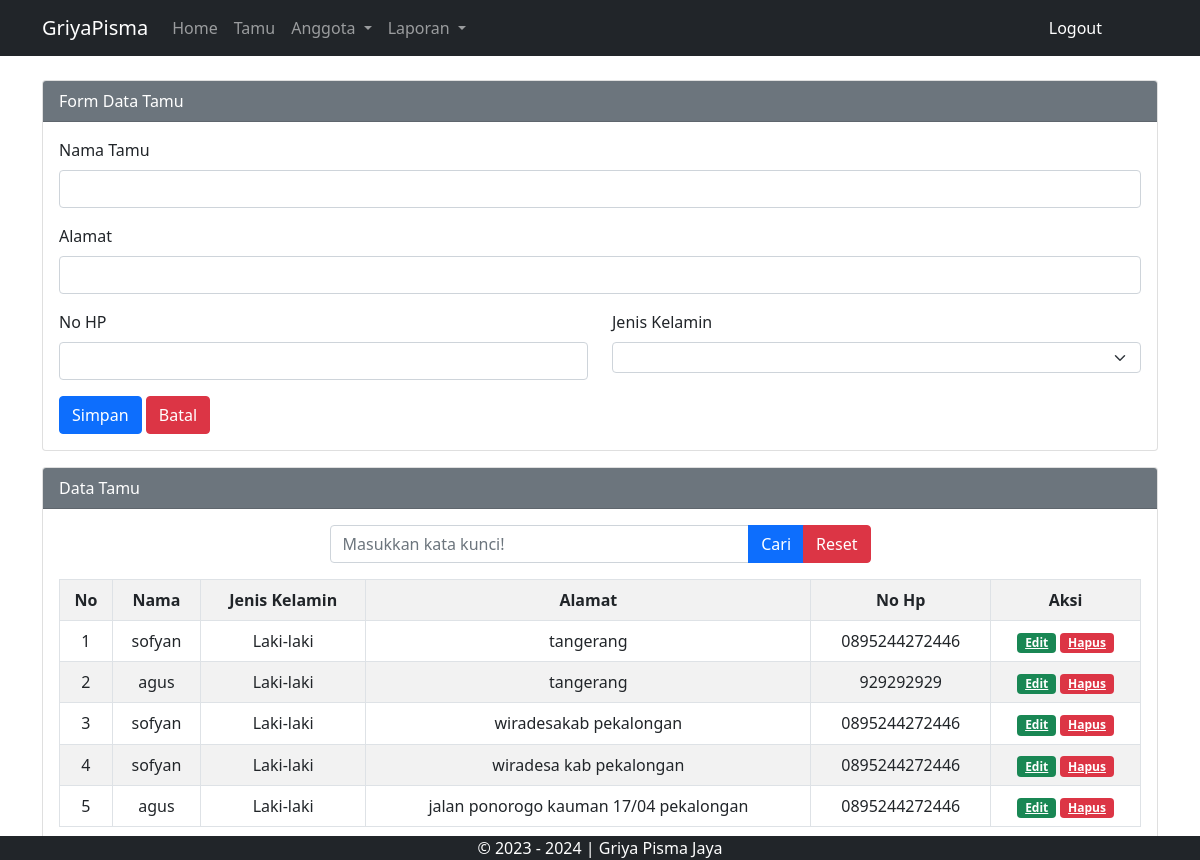
The page /admin.php?halaman=tamu (signed in) on the database its author committed.
### tables this page shows
CREATE TABLE `tbltamu` (
  `idtamu` int NOT NULL,
  `nama_tamu` varchar(50) NOT NULL,
  `jenis_kelamin` varchar(10) NOT NULL,
  `alamat_tamu` varchar(50) NOT NULL,
  `nohp` varchar(15) NOT NULL
);

### admin.php (called while the page is built, shortened)
<?php include "template/header.php"?>
<?php include "content.php"?>
<?php include "template/footer.php"?>

### modul/tamu/tamu.php (the view, shortened to what this page needs)
<div class="card mt-3">
    <div class="card-header bg-secondary text-white">
       Form Data Tamu
    </div>
    <div class="card-body">
        <form method="post" action="" enctype="multipart/form-data">
            <div class="mb-3">
                <label for="nama_tamu" class="form-label">Nama Tamu</label>
                <input type="text" class="form-control" id="nama_tamu" name="nama_tamu" value="<?= @$vnama_tamu ?>">
            </div>
            <div class="mb-3">
                <label for="alamat_tamu" class="form-label">Alamat</label>
                <input type="text" class="form-control" id="alamat_tamu" name="alamat_tamu" value="<?= @$valamat ?>">
            </div>
            <div class="row">
                <div class="col">
                    <label for="nohp" class="form-label">No HP</label>
                    <input type="text" class="form-control" id="nohp" name="nohp" value="<?= @$vnohp ?>">
                </div>
                <div class="col">
                    <label for="jenis_kelamin" class="form-label">Jenis Kelamin</label>
                    <select class="form-select form-select-sm" id="jenis_kelamin" name="jenis_kelamin" value="<?= @$vjenis_kelamin ?>">
                        <option value="<?=@$vjenis_kelamin?>"><?=@$vjenis_kelamin?></option>
                        <option value="Laki-laki">Laki laki</option>
                    </select>
                </div>
            </div>
            <div class="mt-3">
            <button type="submit" class="btn btn-primary" name="bsimpan">Simpan</button>
            <button type="reset" class="btn btn-danger" name="bbatal">Batal</button>
            </div>
        </form>
    </div>
</div>
<div class="card mt-3">
    <div class="card-header bg-secondary text-white">
        Data Tamu
    </div>
    <div class="card-body">
        <div class="col-md-6 mx-auto">
            <form action="" method="post">
                <div class="input-group mb-3">
                    <input type="text" name="tcari"  id="" class="form-control" placeholder="Masukkan kata kunci!">
                    <button type="submit" class="btn btn-primary" name="bcari">Cari</button>
                    <button type="reset" class="btn btn-danger" name="breset">Reset</button>
                </div>
            </form>
        </div>
        <table class="table table-bordered table-striped table-hover">
            <tr class="text-center">
                <th>No</th>
                <th>Nama</th>
                <th>Jenis Kelamin</th>
                <th>Alamat</th>
                <th>No Hp</th>
                <th>Aksi</th>
            </tr>
            <?php
            if (isset($_POST['bcari'])) {
                $keyword = $_POST['tcari'];
                $q = "SELECT * FROM tbltamu WHERE nama_tamu like '%$keyword%'
                or nohp like '%$keyword%' order by idtamu desc";
            } else {
                $q = "SELECT * from tbltamu  order by idtamu desc";
            }
            $tampil = mysqli_query($koneksi, $q);
            $no = 1;
            while ($data = mysqli_fetch_array($tampil)) :
            ?>
                <tr class="text-center">
                    <td><?= $no++ ?></td>
                    <td><?= $data['nama_tamu'] ?></td>
                    <td><?= $data['jenis_kelamin'] ?></td>
                    <td><?= $data['alamat_tamu'] ?></td>
                    <td><?= $data['nohp'] ?></td>
                    <td>
                        <a href="?halaman=tamu&hal=edit&id=<?= $data['idtamu'] ?>" class="badge bg-success"> Edit </a>
                        <a href="?halaman=tamu&hal=hapus&id=<?= $data['idtamu'] ?>" class="badge bg-danger" onclick="return confirm('Apakah yakin ingin menghapus data ini?')">
                            Hapus</a>
                    </td>
                </tr>
            <?php endwhile; ?>
        </table>
    </div>
</div>

### rows shown on the page
tbltamu: nama_tamu "sofyan", jenis_kelamin "Laki-laki", alamat_tamu "tangerang", nohp "0895244272446"
tbltamu: nama_tamu "agus", jenis_kelamin "Laki-laki", alamat_tamu "tangerang", nohp "929292929"
tbltamu: nama_tamu "sofyan", jenis_kelamin "Laki-laki", alamat_tamu "wiradesakab pekalongan", nohp "0895244272446"
tbltamu: nama_tamu "sofyan", jenis_kelamin "Laki-laki", alamat_tamu "wiradesa kab pekalongan", nohp "0895244272446"
tbltamu: nama_tamu "agus", jenis_kelamin "Laki-laki", alamat_tamu "jalan ponorogo kauman 17/04 pekalongan", nohp "0895244272446"
